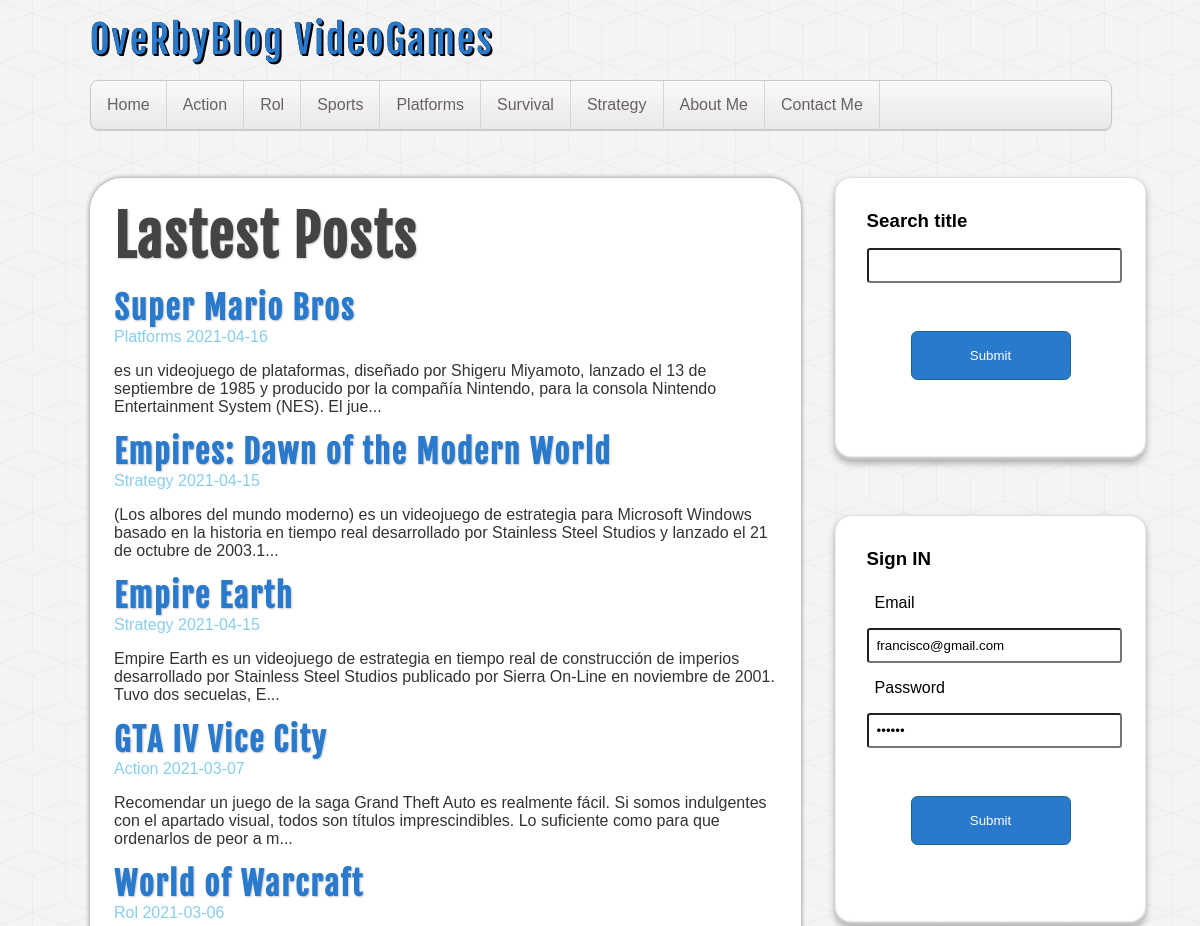
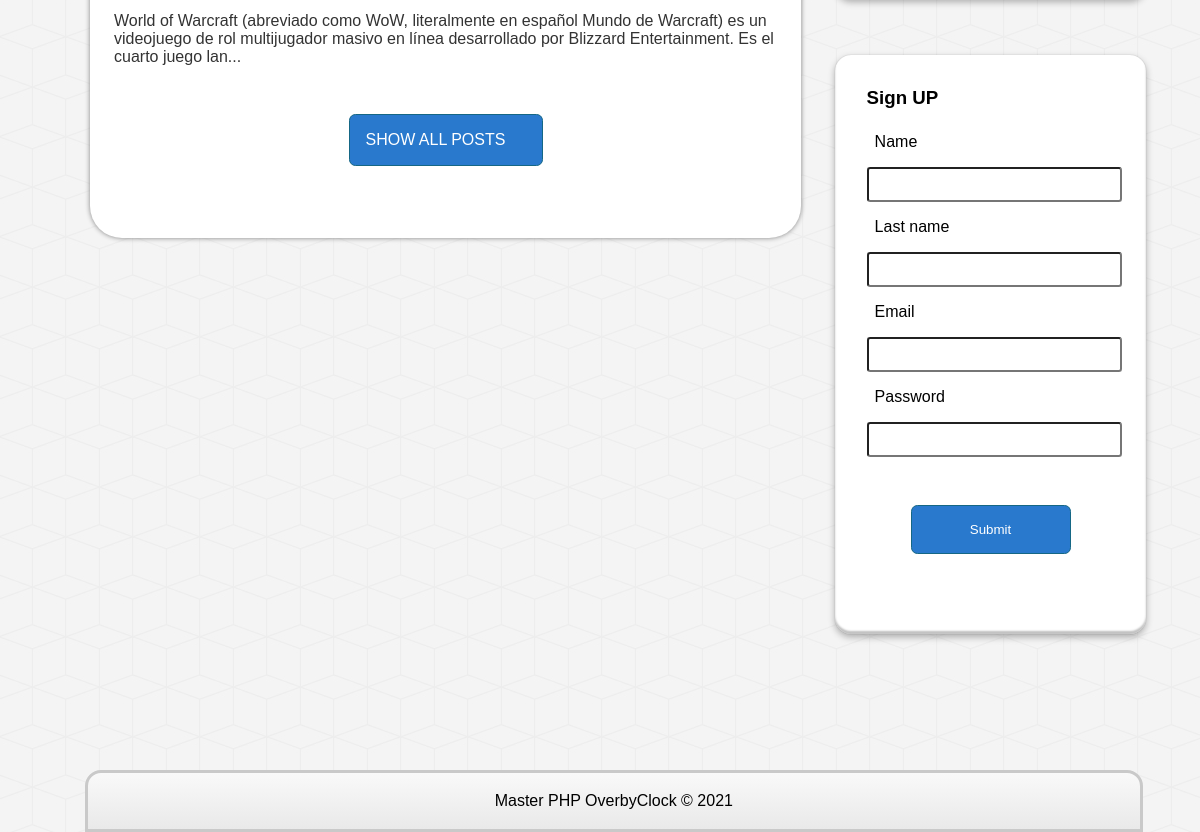
The page / on the database its author committed (2 pictures, top to bottom).
### tables this page shows
CREATE TABLE `categories` (
  `id` int NOT NULL,
  `name` varchar(100) DEFAULT NULL
);

CREATE TABLE `posts` (
  `id` int NOT NULL,
  `user_id` int NOT NULL,
  `category_id` int NOT NULL,
  `title` varchar(100) NOT NULL,
  `description` mediumtext,
  `date_creation` date NOT NULL
);

### includes/helpers.php (called while the page is built, shortened)
<?php
function getCategories($conn)
{
  $sql = "SELECT * FROM categories ORDER BY id ASC";
  $categories = mysqli_query($conn, $sql);
  $result = array();
  if ($categories && mysqli_num_rows($categories) >= 1) {
    $result = $categories;
  } else {
    $result = mysqli_error($conn);
  }
  return $result;
}
function getPosts($conn)
{
  $sql = "SELECT p.*, c.name FROM posts p
            INNER JOIN categories c
            WHERE p.category_id = c.id
            ORDER BY date_creation DESC LIMIT 5";
  $posts = mysqli_query($conn, $sql);
  $result = array();
  if ($posts && mysqli_num_rows($posts) >= 1) {
    $result = $posts;
  } else {
    $result = mysqli_error($conn);
  }
  return $result;
}

### index.php (the view)
<?php require_once('includes/header.php') ?>
<?php require_once('includes/aside.php')?>
    <div id="main">
    <h1>Lastest Posts</h1>
     <?php $posts = getPosts($conn) ?>
     <?php
        while($post = mysqli_fetch_assoc($posts)){
          echo '<article class="posts">
                 <a href="fullpost.php?id='.$post['id'].'">
                  <h2>'.$post['title'].'</h2>
                  <span id="subInfo">'.$post['name'].' '.$post['date_creation'].'</span>
                  <p>'.substr($post['description'],0,200).'...</p>
                 </a>
                </article>'
          ;
        }
     ?>
      <div id="show">
        <a href="allposts.php">SHOW ALL POSTS</a>
      </div>
    </div>
 <?php require_once('includes/footer.php');?>
</body>
</html>

### includes/header.php (shortened to what this page needs)
<?php require_once('includes/connbd.php');?>
<?php require_once('includes/helpers.php'); ?>
<!DOCTYPE html>
<html lang="en">
<head>
  <link rel="stylesheet" href="assets/css/style.css">
</head>
<body>
<header id="header">
    <div id="logo">
      <a href="index.php">OveRbyBlog VideoGames</a>
    </div>
    <?php
      $categories = getCategories($conn);
    ?>
    <nav id="nav">
      <ul>
        <li><a href="index.php">Home</a></li>
        <?php
          while($category = mysqli_fetch_assoc($categories)){
            echo '<li><a href="postsbycategory.php?id='.$category['id'].'">'.$category['name'].'</a></li>';
          }
        ?>
        <li><a href="index.php">About Me</a></li>
        <li><a href="index.php">Contact Me</a></li>
      </ul>
    </nav>
  </header>
  <div id="container">

### includes/aside.php (shortened to what this page needs)
<aside id="sidebar">
<div id="search" class="block-aside">
    <h3>Search title</h3>
    <form action="search.php" method="POST">
      <input type="text" name="search">
      <input type="submit" name="submit" value="Submit">
    </form>
  </div>
  <?php if(!isset($_SESSION['loginUser'])): ?>
  <div id="login" class="block-aside">
    <h3>Sign IN</h3>
    <form action="login.php" method="POST">
      <label for="email">Email</label>
      <input type="email" name="email" id="" value="francisco@gmail.com">
      <label for="pass">Password</label>
      <input type="password" name="pass" id="" value="123456">
      <input type="submit" name="submit" value="Submit">
    </form>
  </div>
  <div id="register" class="block-aside">
    <h3>Sign UP</h3>
    <form action="register.php" method="POST">
      <label for="name">Name</label>
      <input type="text" name="name" id="">
          <label for="lastName">Last name</label>
          <input type="text" name="lastName" id="">
          <label for="email">Email</label>
          <input type="email" name="email" id="">
          <label for="pass">Password</label>
          <input type="password" name="pass" id="">
          <input type="submit" name="submit" value="Submit">
        </form>
      </div>
    <?php endif; ?>
    </aside>

### includes/footer.php (shortened to what this page needs)
</div>
<footer id="footer">
    <p>Master PHP OverbyClock &copy; 2021</p>
  </footer>

### assets/css/style.css (style rules this page uses)
* { margin: 0px; padding: 0px; font-family: Arial, Helvetica, sans-serif; text-decoration:none; }
body { background:url(../img/cubes.png) #F4F4F4; }
#header { width: 85%; height: auto; margin: 0 auto; background: transparent; }
#logo { float: left; width:35rem; height: 5rem; }
#logo a { font-family: "fajala",Arial, Helvetica, sans-serif; font-size: 2.4em; letter-spacing: 2px; color: #2979CD; text-shadow: 0px 0px 0px black, 1px 1px 0px black, 2px 2px 0px black; transition: all 500ms; line-height: 5rem; }
#nav { width:100%; height:3rem; clear:both; background: linear-gradient(to bottom, #f9f9f9 0px, #e9e9e9 100%); border: 0.1rem solid #c9c9c9; border-radius: 8px; box-shadow: 0px 1px 1px #ccc; overflow: hidden; }
#nav ul { list-style: none; }
#nav ul li { float: left; line-height: 3rem; border-right: 1px solid #d6d6d6; }
#nav ul li a { display: block; padding: 0 1rem 0 1rem; font-size: 1rem; color: #0f010199; }
#container { width: 85%; margin: 3rem auto 3rem auto; }
#sidebar { float: right; width: 27%; height: auto; }
.block-aside { display: block; width: 90%; margin: 0 auto 3.5rem; background-color: white; padding:2rem; box-shadow: 0px 0px 1px rgba(0,0,0,0.3), 0px 3px 7px rgba(0,0,0,0.3), 0px 0px 1px #FFF inset, 0px -3px 2px rgba(0,0,0,0.25) inset; border-radius: 1rem; }
label, input { display: block; width: 95%; margin: 0.5rem 0 0.5rem 0; padding: 0.5rem; border-radius: 0.2rem; }
input[type="submit"] { margin: 1rem 0 1rem 0; }
.block-aside h3 { margin-bottom: 1rem; }
#main { float:left; width:65%; height: auto; background:white; border-radius: 2rem; box-shadow: 0px 0px 5px grey; overflow:hidden; padding:1.5rem; }
#main h1 { font-size: 3.5rem; letter-spacing: 0.1rem; color: #444; text-shadow: 1px 1px 2px #ccc; font-family: "fajala",Arial, Helvetica, sans-serif; }
#main h2 { margin-top:1rem; font-size: 2rem; letter-spacing: 0.1rem; color:#2979CD; text-shadow: 1px 1px 2px #ccc; font-family: "fajala",Arial, Helvetica, sans-serif; }
#main p { margin-top:1rem; }
#main a { color: #333; }
#show a, input[type='submit'] { display: block; border-radius: 0.4rem; padding:1rem; color:white; background-color:#2979CD; border: 0.1rem solid #156785; cursor: pointer; margin: 3rem auto; width: 10rem; }
#footer { clear: both; margin: 5rem auto 0 auto; margin-left: 5.3rem; background: linear-gradient(to bottom, #f9f9f9 0px, #e9e9e9 100%); width: 85%; border: 0.2rem solid #c9c9c9; border-radius: 1rem 1rem 0 0; padding: 1rem; height: auto; text-align: center; line-height: 1.5rem; }
#subInfo { color:skyblue; }

### rows shown on the page
categories: name "Action"
categories: name "Rol"
categories: name "Sports"
categories: name "Platforms"
categories: name "Survival"
categories: name "Strategy"
posts: title "Super Mario Bros", category.name "Platforms", date_creation "2021-04-16", description "es un videojuego de plataformas, diseñado por Shigeru Miyamoto, lanzado el 13 de septiembre de 1985 y producido por la compañía Nintendo, para la consola Nintendo Entertainment System (NES). El jue"
posts: title "Empires: Dawn of the Modern World", category.name "Strategy", date_creation "2021-04-15", description "(Los albores del mundo moderno) es un videojuego de estrategia para Microsoft Windows basado en la historia en tiempo real desarrollado por Stainless Steel Studios y lanzado el 21 de octubre de 2003.1"
posts: title "Empire Earth", category.name "Strategy", date_creation "2021-04-15", description "Empire Earth es un videojuego de estrategia en tiempo real de construcción de imperios desarrollado por Stainless Steel Studios publicado por Sierra On-Line en noviembre de 2001. Tuvo dos secuelas, E"
posts: title "GTA IV Vice City", category.name "Action", date_creation "2021-03-07", description "Recomendar un juego de la saga Grand Theft Auto es realmente fácil. Si somos indulgentes con el apartado visual, todos son títulos imprescindibles. Lo suficiente como para que ordenarlos de peor a m"
posts: title "World of Warcraft", category.name "Rol", date_creation "2021-03-06", description "World of Warcraft (abreviado como WoW, literalmente en español Mundo de Warcraft) es un videojuego de rol multijugador masivo en línea desarrollado por Blizzard Entertainment. Es el cuarto juego lan"
